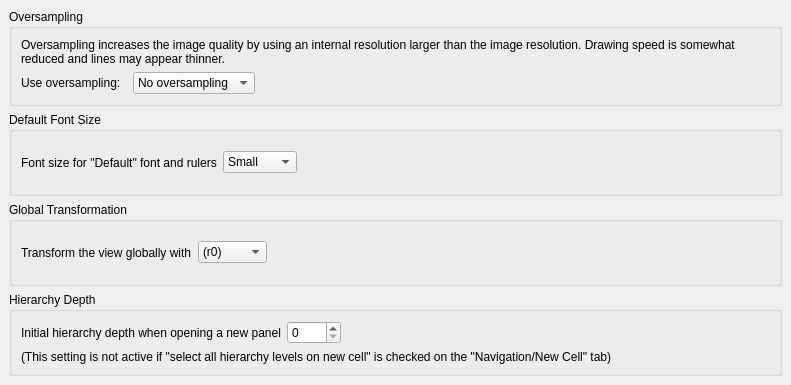
<?xml version="1.0" encoding="UTF-8"?>
<ui version="4.0">
 <class>LayoutViewConfigPage7</class>
 <widget class="QFrame" name="LayoutViewConfigPage7">
  <property name="geometry">
   <rect>
    <x>0</x>
    <y>0</y>
    <width>791</width>
    <height>385</height>
   </rect>
  </property>
  <property name="windowTitle">
   <string>Application Settings</string>
  </property>
  <layout class="QVBoxLayout">
   <property name="spacing">
    <number>6</number>
   </property>
   <property name="leftMargin">
    <number>9</number>
   </property>
   <property name="topMargin">
    <number>9</number>
   </property>
   <property name="rightMargin">
    <number>9</number>
   </property>
   <property name="bottomMargin">
    <number>9</number>
   </property>
   <item>
    <widget class="QGroupBox" name="groupBox">
     <property name="title">
      <string>Oversampling</string>
     </property>
     <layout class="QGridLayout">
      <property name="leftMargin">
       <number>9</number>
      </property>
      <property name="topMargin">
       <number>9</number>
      </property>
      <property name="rightMargin">
       <number>9</number>
      </property>
      <property name="bottomMargin">
       <number>9</number>
      </property>
      <property name="spacing">
       <number>6</number>
      </property>
      <item row="1" column="0">
       <widget class="QLabel" name="label_2">
        <property name="text">
         <string>Use oversampling:  </string>
        </property>
       </widget>
      </item>
      <item row="1" column="1">
       <widget class="QComboBox" name="oversampling">
        <item>
         <property name="text">
          <string>No oversampling</string>
         </property>
        </item>
        <item>
         <property name="text">
          <string>2x oversampling</string>
         </property>
        </item>
        <item>
         <property name="text">
          <string>3x oversampling</string>
         </property>
        </item>
       </widget>
      </item>
      <item row="1" column="2">
       <spacer>
        <property name="orientation">
         <enum>Qt::Horizontal</enum>
        </property>
        <property name="sizeHint" stdset="0">
         <size>
          <width>40</width>
          <height>20</height>
         </size>
        </property>
       </spacer>
      </item>
      <item row="0" column="0" colspan="3">
       <widget class="QLabel" name="label">
        <property name="text">
         <string>Oversampling increases the image quality by using an internal resolution larger than the image resolution. Drawing speed is somewhat reduced and lines may appear thinner.</string>
        </property>
        <property name="wordWrap">
         <bool>true</bool>
        </property>
       </widget>
      </item>
     </layout>
    </widget>
   </item>
   <item>
    <widget class="QGroupBox" name="groupBox_4">
     <property name="title">
      <string>Default Font Size</string>
     </property>
     <layout class="QHBoxLayout">
      <property name="spacing">
       <number>6</number>
      </property>
      <property name="leftMargin">
       <number>9</number>
      </property>
      <property name="topMargin">
       <number>9</number>
      </property>
      <property name="rightMargin">
       <number>9</number>
      </property>
      <property name="bottomMargin">
       <number>9</number>
      </property>
      <item>
       <widget class="QLabel" name="label_4">
        <property name="text">
         <string>Font size for &quot;Default&quot; font and rulers</string>
        </property>
       </widget>
      </item>
      <item>
       <widget class="QComboBox" name="default_font_size">
        <item>
         <property name="text">
          <string>Small</string>
         </property>
        </item>
        <item>
         <property name="text">
          <string>Medium</string>
         </property>
        </item>
        <item>
         <property name="text">
          <string>Large</string>
         </property>
        </item>
       </widget>
      </item>
      <item>
       <spacer>
        <property name="orientation">
         <enum>Qt::Horizontal</enum>
        </property>
        <property name="sizeHint" stdset="0">
         <size>
          <width>40</width>
          <height>20</height>
         </size>
        </property>
       </spacer>
      </item>
     </layout>
    </widget>
   </item>
   <item>
    <widget class="QGroupBox" name="groupBox_2">
     <property name="title">
      <string>Global Transformation</string>
     </property>
     <layout class="QHBoxLayout">
      <property name="spacing">
       <number>6</number>
      </property>
      <property name="leftMargin">
       <number>9</number>
      </property>
      <property name="topMargin">
       <number>9</number>
      </property>
      <property name="rightMargin">
       <number>9</number>
      </property>
      <property name="bottomMargin">
       <number>9</number>
      </property>
      <item>
       <widget class="QLabel" name="label_3">
        <property name="text">
         <string>Transform the view globally with</string>
        </property>
       </widget>
      </item>
      <item>
       <widget class="QComboBox" name="global_trans">
        <item>
         <property name="text">
          <string>(r0)</string>
         </property>
         <property name="icon">
          <iconset resource="../../icons/icons.qrc">
           <normaloff>:/r0_24px.png</normaloff>:/r0_24px.png</iconset>
         </property>
        </item>
        <item>
         <property name="text">
          <string>(r90)</string>
         </property>
         <property name="icon">
          <iconset resource="../../icons/icons.qrc">
           <normaloff>:/r90_24px.png</normaloff>:/r90_24px.png</iconset>
         </property>
        </item>
        <item>
         <property name="text">
          <string>(r180)</string>
         </property>
         <property name="icon">
          <iconset resource="../../icons/icons.qrc">
           <normaloff>:/r180_24px.png</normaloff>:/r180_24px.png</iconset>
         </property>
        </item>
        <item>
         <property name="text">
          <string>(r270)</string>
         </property>
         <property name="icon">
          <iconset resource="../../icons/icons.qrc">
           <normaloff>:/r270_24px.png</normaloff>:/r270_24px.png</iconset>
         </property>
        </item>
        <item>
         <property name="text">
          <string>(m0)</string>
         </property>
         <property name="icon">
          <iconset resource="../../icons/icons.qrc">
           <normaloff>:/m0_24px.png</normaloff>:/m0_24px.png</iconset>
         </property>
        </item>
        <item>
         <property name="text">
          <string>(m45)</string>
         </property>
         <property name="icon">
          <iconset resource="../../icons/icons.qrc">
           <normaloff>:/m45_24px.png</normaloff>:/m45_24px.png</iconset>
         </property>
        </item>
        <item>
         <property name="text">
          <string>(m90)</string>
         </property>
         <property name="icon">
          <iconset resource="../../icons/icons.qrc">
           <normaloff>:/m90_24px.png</normaloff>:/m90_24px.png</iconset>
         </property>
        </item>
        <item>
         <property name="text">
          <string>(m135)</string>
         </property>
         <property name="icon">
          <iconset resource="../../icons/icons.qrc">
           <normaloff>:/m135_24px.png</normaloff>:/m135_24px.png</iconset>
         </property>
        </item>
       </widget>
      </item>
      <item>
       <spacer>
        <property name="orientation">
         <enum>Qt::Horizontal</enum>
        </property>
        <property name="sizeHint" stdset="0">
         <size>
          <width>40</width>
          <height>20</height>
         </size>
        </property>
       </spacer>
      </item>
     </layout>
    </widget>
   </item>
   <item>
    <widget class="QGroupBox" name="groupBox_3">
     <property name="title">
      <string>Hierarchy Depth</string>
     </property>
     <layout class="QGridLayout">
      <property name="leftMargin">
       <number>9</number>
      </property>
      <property name="topMargin">
       <number>9</number>
      </property>
      <property name="rightMargin">
       <number>9</number>
      </property>
      <property name="bottomMargin">
       <number>9</number>
      </property>
      <property name="spacing">
       <number>6</number>
      </property>
      <item row="0" column="0">
       <widget class="QLabel" name="label_13">
        <property name="text">
         <string>Initial hierarchy depth when opening a new panel</string>
        </property>
       </widget>
      </item>
      <item row="0" column="1">
       <widget class="QSpinBox" name="def_depth">
        <property name="maximum">
         <number>1000</number>
        </property>
       </widget>
      </item>
      <item row="0" column="2">
       <spacer>
        <property name="orientation">
         <enum>Qt::Horizontal</enum>
        </property>
        <property name="sizeHint" stdset="0">
         <size>
          <width>40</width>
          <height>20</height>
         </size>
        </property>
       </spacer>
      </item>
      <item row="1" column="0" colspan="3">
       <widget class="QLabel" name="label_14">
        <property name="text">
         <string>(This setting is not active if &quot;select all hierarchy levels on new cell&quot; is checked on the &quot;Navigation/New Cell&quot; tab)</string>
        </property>
        <property name="wordWrap">
         <bool>true</bool>
        </property>
       </widget>
      </item>
     </layout>
    </widget>
   </item>
  </layout>
 </widget>
 <layoutdefault spacing="6" margin="11"/>
 <resources>
  <include location="../../icons/icons.qrc"/>
 </resources>
 <connections/>
</ui>
